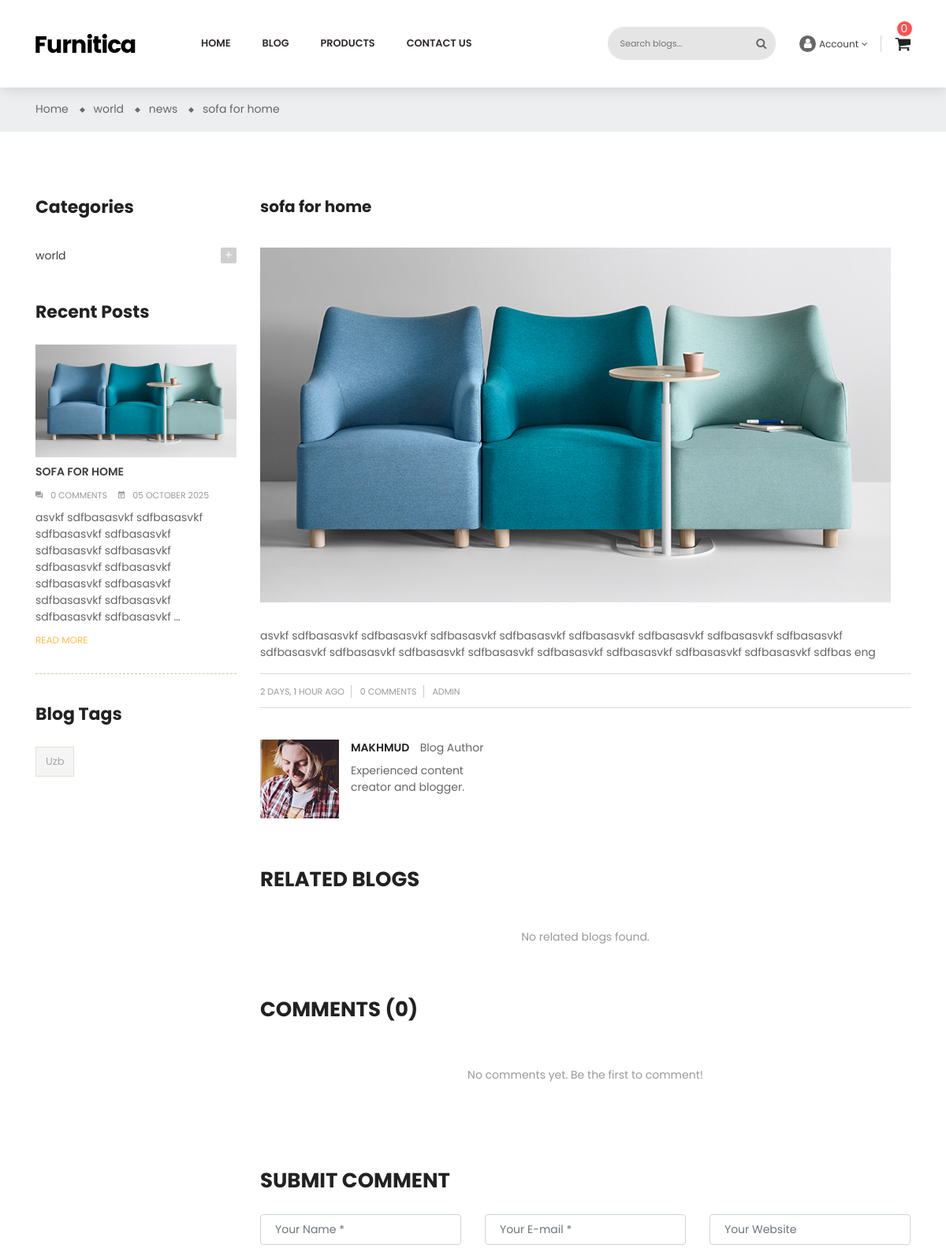
The page /en/blogs/11/ (upper part) on the database as committed earlier.
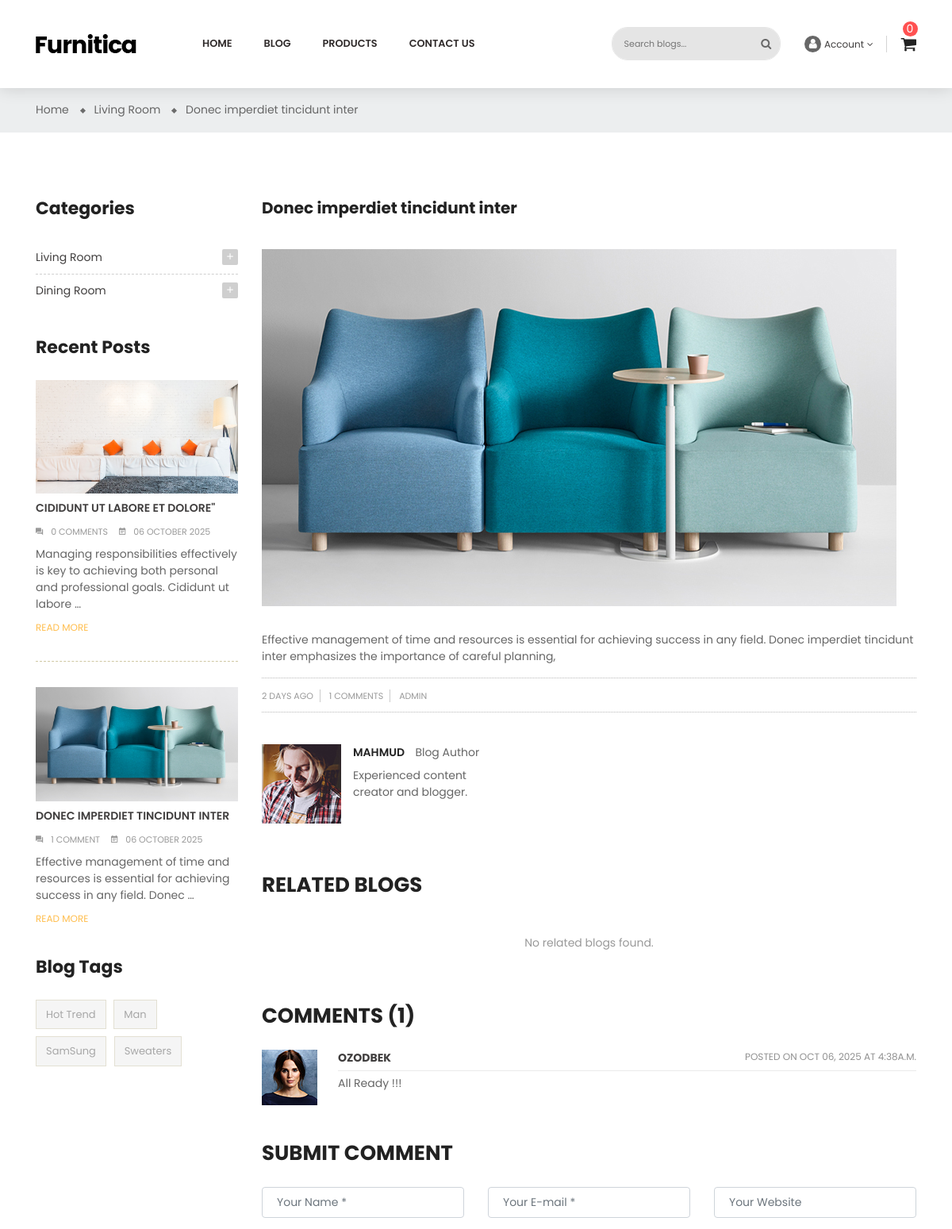
The same page on the database as committed later.
### apps/blogs/models.py (models this page shows, shortened)
class BlogCategoryModel(BaseModel):
    title = models.CharField(max_length=255)
    parent = models.ForeignKey(
        'self',
        on_delete=models.CASCADE,
        related_name='children',
        blank=True,
        null=True
    )
    class Meta:
        verbose_name = 'Blog category'
        verbose_name_plural = 'Blog categories'

class BlogModel(BaseModel):
    class BlogStatus(models.TextChoices):
        DRAFT = 'DRAFT'
        PUBLISHED = 'PUBLISHED'
        DELETED = 'DELETED'
    image = models.ImageField(upload_to='blog-post/')
    title = models.CharField(max_length=255)
    content = RichTextUploadingField()
    status = models.CharField(
        max_length=20,
        choices=BlogStatus,
        default=BlogStatus.DRAFT
    )
    author = models.ForeignKey(
        BlogAuthorModel,
        on_delete=models.CASCADE,
        related_name='blogs',
    )
    category = models.ManyToManyField(
        BlogCategoryModel,
        related_name='blogs'
    )
    tag = models.ManyToManyField(
        BlogTagModel,
        related_name='blogs'
    )
    class Meta:
        verbose_name = 'Blog'
        verbose_name_plural = 'Blogs'

class BlogTagModel(BaseModel):
    title = models.CharField(max_length=255)
    class Meta:
        verbose_name = 'Blog tag'
        verbose_name_plural = 'Blog tags'

class BlogAuthorModel(BaseModel):
    full_name = models.CharField(max_length=128)
    avatar = models.ImageField(
        upload_to='blog-author/'
    )
    bio = models.CharField(max_length=255)
    class Meta:
        verbose_name = 'Blog author'
        verbose_name_plural = 'Blog authors'

class BlogCommentModel(BaseModel):
    blog = models.ForeignKey(
        BlogModel,
        on_delete=models.CASCADE,
        related_name='comments',
        null=True,
        blank=True
    )
    name = models.CharField(max_length=100)
    email = models.EmailField()
    website = models.URLField(blank=True, null=True)
    message = models.TextField()
    class Meta:
        verbose_name = 'Contact Message'
        verbose_name_plural = 'Contact Messages'

### apps/blogs/views.py (the view, shortened to what this page needs)
# urls.py: path("<int:pk>/", BlogDetailView.as_view(), name="detail"),
class BlogDetailView(DetailView):
    model = BlogModel
    template_name = "blogs/blog-detail.html"
    pk_url_kwarg = "pk"
    context_object_name = "blog"
    def get_context_data(self, **kwargs):
        context = super().get_context_data(**kwargs)
        blog = self.get_object()
        category = blog.category.first()
        parent_category = category.parent if category else None
        related_blogs = BlogModel.objects.filter(
            category__in=blog.category.all()
        ).exclude(id=blog.id).distinct()[:3]
        comments = BlogCommentModel.objects.filter(blog=blog).order_by('-created_at')
        context["category"] = category
        context["parent_category"] = parent_category
        context["related_blogs"] = related_blogs
        context["comments"] = comments
        context["parent_categories"] = BlogCategoryModel.objects.filter(parent__isnull=True)
        context["tags"] = BlogTagModel.objects.all()
        context["recent_blogs"] = BlogModel.objects.filter(
            status=BlogModel.BlogStatus.PUBLISHED
        ).order_by('-created_at')[:3]
        context["search_type"] = "blogs"
        return context

### apps/basket/cart.py (called while the page is built)
    def __len__(self):
        return sum(item['quantity'] for item in self.basket.values())

### apps/basket/context_processors.py (called while the page is built)
def basket(request):
    return {'basket': Basket(request)}

### apps/pages/templatetags/my_tags.py (called while the page is built)
@register.simple_tag
def get_full_url(request, lang):
    path = request.path.split('/')
    path[1] = lang
    return '/'.join(path)

### templates/blogs/blog-detail.html (shortened to what the changed rows need)
{% extends 'layout/base.html' %}
{% load static %}
{% load i18n %}
{% load my_tags %}
{% block body_id %}blog-detail{% endblock %}
{% block body_class %}blog{% endblock %}
{% block content %}
    <div class="main-content">
        <div id="wrapper-site">
            <div id="content-wrapper">
                <div id="main">
                    <div class="page-home">
                        <nav class="breadcrumb-bg">
                            <div class="container no-index">
                                <div class="breadcrumb">
                                    <ol>
                                        {% if parent_category %}
                                        <li>
                                            <a href="{% url 'blogs:blog_filter' 'category' parent_category.id %}">
                                                <span>{{ parent_category.title }}</span>
                                            </a>
                                        </li>
                                        {% endif %}
                                        {% if category %}
                                        <li>
                                            <a href="{% url 'blogs:blog_filter' 'category' category.id %}">
                                                <span>{{ category.title }}</span>
                                            </a>
                                        </li>
                                        {% endif %}
                                        <li>
                                            <span>{{ blog.title }}</span>
                                        </li>
                                    </ol>
                                </div>
                            </div>
                        </nav>
                        <div class="container">
                            <div class="content">
                                <div class="row">
                                    <div class="sidebar-3 sidebar-collection col-lg-3 col-md-3 col-sm-4">
                                        {% include 'blogs/blog-sidebar.html' %}
                                    </div>
                                    <div class="col-sm-8 col-lg-9 col-md-9 flex-xs-first main-blogs">
                                        <h3>{{ blog.title }}</h3>
                                        <div class="hover-after">
                                            {% if blog.image %}
                                            <img src="{{ blog.image.url }}" alt="{{ blog.title }}" class="img-fluid">
                                            {% else %}
                                            <img src="{% static 'img/blog/placeholder.jpg' %}" alt="No image" class="img-fluid">
                                            {% endif %}
                                        </div>
                                        <div class="late-item">
                                            {{ blog.content|safe }}
                                            <div class="border-detail">
                                                <p class="post-info float-left">
                                                    <span>{{ blog.created_at|timesince }} ago</span>
                                                    <span>{{ comments.count }} Comments</span>
                                                    <span>{{ blog.author.username|upper|default:"ADMIN" }}</span>
                                                </p>
                                            </div>
                                        </div>
                                        {% if blog.author %}
                                        <div class="admin">
                                            <img src="{% static 'img/blog/user.jpg' %}" alt="img" class="float-left right">
                                            <div class="info">
                                                <p>
                                                    <a href="#">
                                                        <span class="content-title">
                                                            {{ blog.author.full_name|default:"ADMIN" }}
                                                        </span>
                                                    </a>
                                                    <span>{% trans 'Blog Author' %}</span>
                                                </p>
                                                <p class="descript">
                                                    {{ blog.short_content|default:"Experienced content creator and blogger."|safe }}
                                                </p>
                                            </div>
                                        </div>
                                        {% endif %}
                                        <div class="related">
                                            <h2 class="title-block">{% trans 'Related Blogs' %}</h2>
                                            <div class="main-blogs">
                                            </div>
                                        </div>
                                        <div class="reply late-item">
                                            <div class="blog-comment" id="blog-comment">
                                                <h2 class="title-block">{% trans 'Comments' %} ({{ comments.count }})</h2>
                                            </div>
                                            {% for comment in comments %}
                                            <div class="{% if forloop.first %}blog-comment{% else %}blog-comment margin-right-comment{% endif %}">
                                                <div class="avatar">
                                                    <img src="{% static 'img/blog/user1.jpg' %}" alt="{{ comment.name }}" class="float-left {% if forloop.first %}right{% endif %}">
                                                </div>
                                                <div class="comment-content">
                                                    <p class="user-title">
                                                        <a href="{% if comment.website %}{{ comment.website }}{% else %}#{% endif %}" target="_blank">
                                                            {{ comment.name|upper }}
                                                        </a>
                                                        <span class="time">
                                                            Posted on {{ comment.created_at|date:"M d, Y \a\t g:ia" }}
                                                        </span>
                                                    </p>
                                                    <p class="content-comment">{{ comment.message }}</p>
                                                </div>
                                            </div>
                                            {% empty %}
                                            <div style="text-align:center;padding:30px;color:#999;">
                                                <p>{% trans 'No comments yet. Be the first to comment!' %}</p>
                                            </div>
                                            {% endfor %}
                                        </div>
                                        <div class="submit-comment" id="respond">
                                            <h2 class="title-block">{% trans 'Submit comment' %}</h2>
                                            <div id="commentInput">
                                            </div>
                                        </div>
                                    </div>
                                </div>
                            </div>
                        </div>
                    </div>
                </div>
            </div>
        </div>
    </div>
{% endblock %}

### templates/blogs/blog-sidebar.html (shortened to what this page needs)
{% load static %}
{% load i18n %}
<div class="sidebar-block">
    <div class="title-block">Categories</div>
    <div class="block-content">
        {% for parent in parent_categories %}
            <div class="cateTitle hasSubCategory open level1">
                <span class="arrow collapse-icons collapsed"
                    data-toggle="collapse"
                    data-target="#category{{ parent.id }}"
                    aria-expanded="false" role="status">
                    <i class="zmdi zmdi-plus"></i>
                </span>
                <a class="cateItem" href="{% url 'blogs:blog_filter' 'category' parent.id %}">{{ parent.title }}</a>
            </div>
        {% endfor %}
    </div>
</div>
<div class="sidebar-block">
    <div class="title-block">{% trans 'Recent Posts' %}</div>
    <div class="post-item-content">
        {% for blog in recent_blogs %}
        <div>
            <div class="late-item {% if forloop.first %}first-child{% endif %}">
                <a href="{% url 'blogs:detail' blog.id %}">
                    {% if blog.image %}
                        <img src="{{ blog.image.url }}" alt="{{ blog.title }}" class="img-fluid mb-2">
                    {% endif %}
                    <p class="content-title">{{ blog.title|upper }}</p>
                </a>
                <span>
                    <i class="zmdi zmdi-comments"></i>{{ blog.comments.count }} comment{{ blog.comments.count|pluralize }}
                </span>
                <span>
                    <i class="zmdi zmdi-calendar-note"></i>{{ blog.created_at|date:"d F Y" }}
                </span>
                <p class="description">{{ blog.content|striptags|truncatewords:15 }}</p>
                <p class="remove">
                    <a href="{% url 'blogs:detail' blog.id %}">{% trans 'READ MORE' %}</a>
                </p>
            </div>
        </div>
        {% empty %}
        <p style="text-align:center;color:#999;padding:20px;">{% trans 'No recent posts found.' %}</p>
        {% endfor %}
    </div>
</div>
<div class="sidebar-block product-tags">
    <div class="title-block">
        Blog Tags
    </div>
    <div class="block-content">
        <ul class="listSidebarBlog list-unstyled">
            {% for tag in tags %}
            <li>
                <a href="{% url 'blogs:blog_filter' 'tag' tag.id %}" title="Show blogs matching tag {{ tag.title }}">{{ tag.title }}</a>
            </li>
            {% empty %}
            <li><span class="text-muted">{% trans 'No tags available' %}</span></li>
            {% endfor %}
        </ul>
    </div>
</div>

Rows that differ between the two databases and show on the page:
removed BlogCategoryModel: title "world"
no longer on this page (row edited): BlogCategoryModel: title "news"
removed BlogModel: title "sofa for home", image (picture), title "SOFA FOR HOME", comments.count "0", created_at "05 OCTOBER 2025", content "asvkf sdfbasasvkf sdfbasasvkf sdfbasasvkf sdfbasasvkf sdfbasasvkf sdfbasasvkf sdfbasasvkf sdfbasasvkf sdfbasasvkf sdfbasasvkf sdfbasasvkf sdfbasasvkf sdfbasasvkf sdfbasasvkf …", content "asvkf sdfbasasvkf sdfbasasvkf sdfbasasvkf sdfbasasvkf sdfbasasvkf sdfbasasvkf sdfbasasvkf sdfbasasvkf sdfbasasvkf sdfbasasvkf sdfbasasvkf sdfbasasvkf sdfbasasvkf sdfbasasvkf sdfbasasvkf sdfbasasvkf sdfbas eng", created_at "2 DAYS, 1 HOUR", author.username "ADMIN", author.full_name "MAKHMUD"
removed BlogTagModel: title "Uzb"
added BlogCategoryModel: title "Living Room"
added BlogModel: title "Donec imperdiet tincidunt inter", image (picture), title "DONEC IMPERDIET TINCIDUNT INTER", comments.count "1", created_at "06 OCTOBER 2025", content "Effective management of time and resources is essential for achieving success in any field. Donec …", content "Effective management of time and resources is essential for achieving success in any field. Donec imperdiet tincidunt inter emphasizes the importance of careful planning,", created_at "2 DAYS", author.username "ADMIN", author.full_name "MAHMUD"
added BlogCategoryModel: title "Dining Room"
added BlogModel: image (picture), title "CIDIDUNT UT LABORE ET DOLORE\"", comments.count "0", created_at "06 OCTOBER 2025", content "Managing responsibilities effectively is key to achieving both personal and professional goals. Cididunt ut labore …"
added BlogTagModel: title "Hot Trend"
added BlogTagModel: title "Man"
added BlogTagModel: title "SamSung"
added BlogTagModel: title "Sweaters"
added BlogCommentModel: name "OZODBEK", created_at "OCT 06, 2025 AT 4:38A.M.", message "All Ready !!!"
Other text that changed with them:
{{ comments.count }}: "0" → "1"
text no longer shown: "No comments yet. Be the first to comment!"
